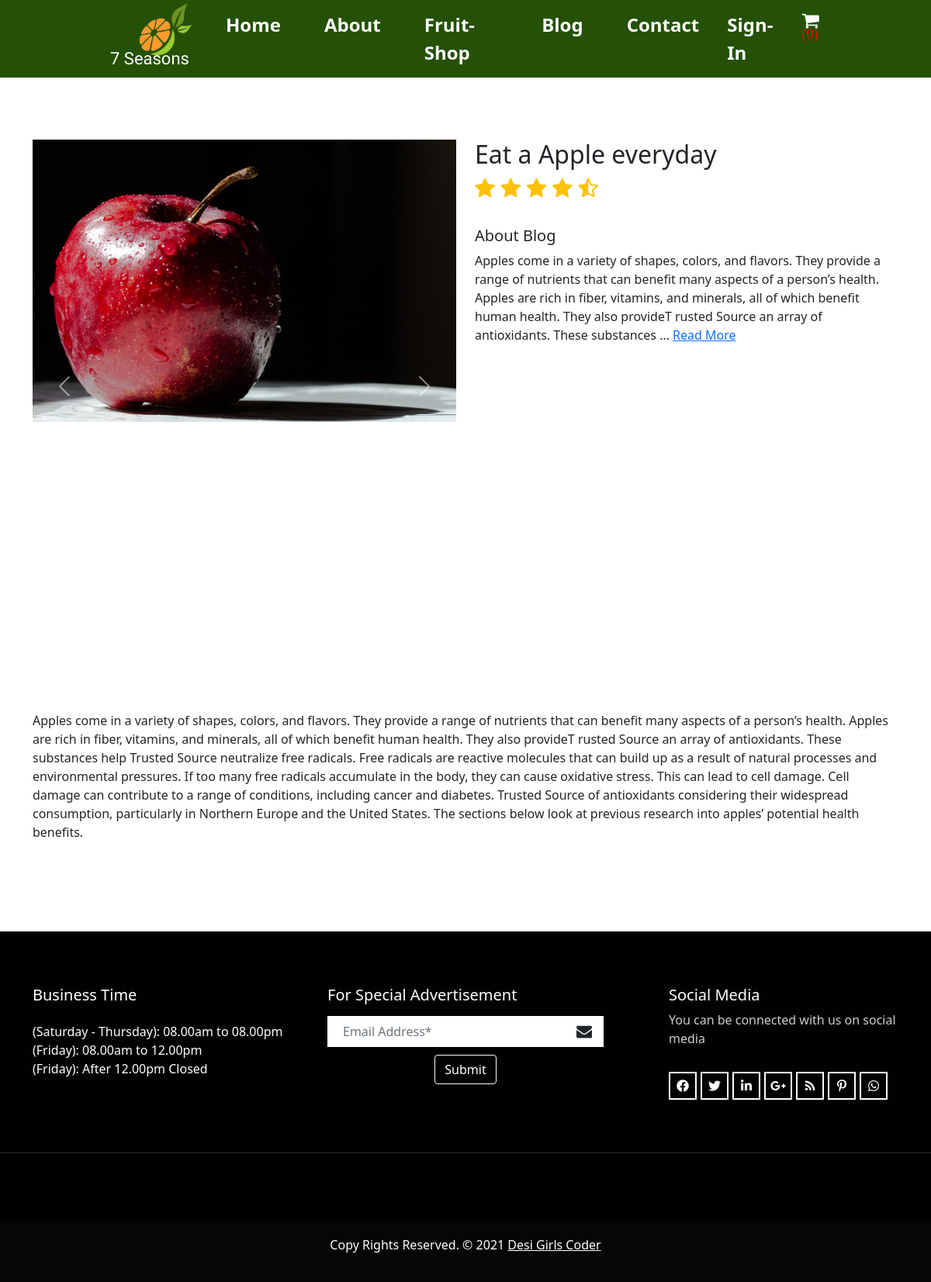
The app's page /blogs/blog-details/1/ with its own data.
### App_blog/models.py (models this page shows)
class NutritionBlogModel(models.Model):
    user = models.ForeignKey(User, on_delete=models.CASCADE, related_name='blog_author')
    blog_title = models.CharField(max_length=100)
    main_image = models.ImageField(upload_to='blog_images/')
    image1 = models.ImageField(upload_to='blog_images/')
    image2 = models.ImageField(upload_to='blog_images/')
    image3 = models.ImageField(upload_to='blog_images/')
    blog = models.TextField()
    created_date = models.DateTimeField(auto_now=True)
    update_date = models.DateTimeField(auto_now_add=True)
    def __str__(self):
        return self.blog_title

### App_blog/views.py (the view)
# urls.py: path('blog-details/<pk>/', views.blog_details, name='blog-details'),
def blog_details(request, pk):
    blog = NutritionBlogModel.objects.get(id=pk)
    content = {
            'blog': blog
    }
    return render(request, 'App_blog/blog_details.html', context=content)

### templates/App_blog/blog_details.html (shortened to what this page needs)
{% extends 'base.html' %}
{% block main %}
    <div class="container" style="margin-top: 80px;">
        <div class="row">
            <div class="col-md-6">
                <div id="carouselExampleControls" class="carousel slide" data-ride="carousel">
                    <div class="carousel-inner">
                        <div class="carousel-item active carousel-item-left">
                            <img class="d-block w-100" src="{{ blog.image1.url }}" alt="Second slide">
                        </div>
                    </div>
                    <a class="carousel-control-prev" href="#carouselExampleControls" role="button" data-slide="prev">
                        <span class="carousel-control-prev-icon" aria-hidden="true"></span> <span class="sr-only">Previous</span>
                    </a> <a class="carousel-control-next" href="#carouselExampleControls" role="button"
                            data-slide="next"> <span class="carousel-control-next-icon" aria-hidden="true"></span>  </a>
                </div>
            </div>
            <div class="col-md-6">
                <div class="row">
                    <h2>{{ blog.blog_title }}</h2>
                </div>
                <div class="row">
                    <h3 class="text-warning">
                        <i class="fa fa-star" aria-hidden="true"></i>
                        <i class="fa fa-star" aria-hidden="true"></i>
                        <i class="fa fa-star" aria-hidden="true"></i>
                        <i class="fa fa-star" aria-hidden="true"></i>
                        <i class="fa fa-star-half-o" aria-hidden="true"></i>
                    </h3>
                    <h5>About Blog</h5>
                </div>
                <div class="row">
                    <p>
                        {{ blog.blog|truncatewords_html:50|safe }}
                        <a href="#blog-full">Read More</a>
                    </p>
                </div>
            </div>
        </div>
    </div>
    <div class="container" style="margin-top: 100px; margin-bottom: 100px;" id="blog-full">
        <div class="row">
            <p>
                {{ blog.blog|safe }}
            </p>
        </div>
    </div>
{% endblock %}

### templates/App_blog/blog_details.html (style rules this page uses)
.carousel-inner div img { width: 100%; height: auto; }

### records on screen
NutritionBlogModel: image1 (picture), blog_title "Eat a Apple everyday", blog "Apples come in a variety of shapes, colors, and flavors. They provide a range of nutrients that can benefit many aspects of a person’s health. Apples are rich in fiber, vitamins, and minerals, all of which benefit human health. They also provideT rusted Source an array of antioxidants. These substances …", blog "Apples come in a variety of shapes, colors, and flavors. They provide a range of nutrients that can benefit many aspects of a person’s health. Apples are rich in fiber, vitamins, and minerals, all of which benefit human health. They also provideT rusted Source an array of antioxidants. These substances help Trusted Source neutralize free radicals. Free radicals are reactive molecules that can build up as a result of natural processes and environmental pressures. If too many free radicals accumulate in the body, they can cause oxidative stress. This can lead to cell damage. Cell damage can contribute to a range of conditions, including cancer and diabetes. Trusted Source of antioxidants…"
